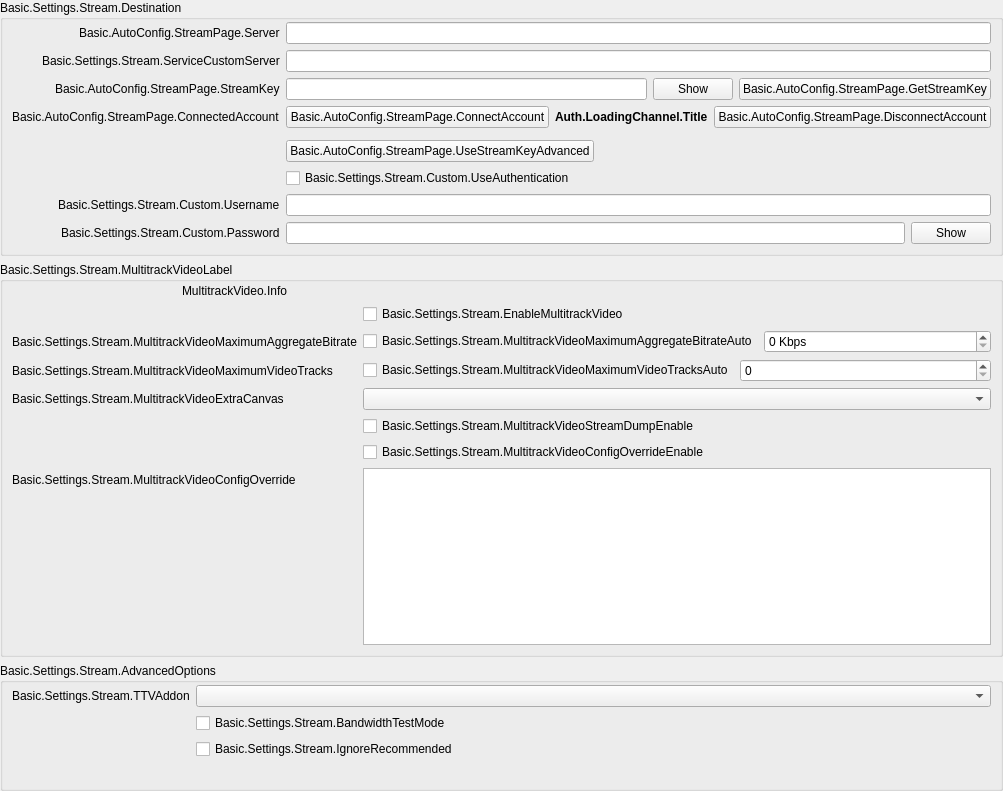
            <widget class="QWidget" name="streamKeyPage">
             <property name="geometry">
              <rect>
               <x>0</x>
               <y>0</y>
               <width>987</width>
               <height>791</height>
              </rect>
             </property>
             <layout class="QVBoxLayout" name="streamkeyPageLayout">
              <property name="leftMargin">
               <number>0</number>
              </property>
              <property name="topMargin">
               <number>0</number>
              </property>
              <property name="rightMargin">
               <number>0</number>
              </property>
              <property name="bottomMargin">
               <number>0</number>
              </property>
              <item>
               <widget class="QGroupBox" name="destinationGroupBox">
                <property name="title">
                 <string>Basic.Settings.Stream.Destination</string>
                </property>
                <layout class="QFormLayout" name="destinationLayout">
                 <property name="fieldGrowthPolicy">
                  <enum>QFormLayout::AllNonFixedFieldsGrow</enum>
                 </property>
                 <property name="labelAlignment">
                  <set>Qt::AlignRight|Qt::AlignTrailing|Qt::AlignVCenter</set>
                 </property>
                 <property name="leftMargin">
                  <number>9</number>
                 </property>
                 <property name="topMargin">
                  <number>2</number>
                 </property>
                 <property name="rightMargin">
                  <number>9</number>
                 </property>
                 <property name="bottomMargin">
                  <number>9</number>
                 </property>
                 <item row="0" column="0">
                  <widget class="QLabel" name="serverLabel">
                   <property name="text">
                    <string>Basic.AutoConfig.StreamPage.Server</string>
                   </property>
                  </widget>
                 </item>
                 <item row="0" column="1">
                  <widget class="QStackedWidget" name="serverStackedWidget">
                   <property name="sizePolicy">
                    <sizepolicy hsizetype="Preferred" vsizetype="Maximum">
                     <horstretch>0</horstretch>
                     <verstretch>0</verstretch>
                    </sizepolicy>
                   </property>
                   <property name="currentIndex">
                    <number>1</number>
                   </property>
                   <widget class="QWidget" name="servicePage">
                    <layout class="QHBoxLayout" name="horizontalLayout_21">
                     <property name="leftMargin">
                      <number>0</number>
                     </property>
                     <property name="topMargin">
                      <number>0</number>
                     </property>
                     <property name="rightMargin">
                      <number>0</number>
                     </property>
                     <property name="bottomMargin">
                      <number>0</number>
                     </property>
                     <item>
                      <widget class="QComboBox" name="server"/>
                     </item>
                    </layout>
                   </widget>
                   <widget class="QWidget" name="customPage">
                    <layout class="QHBoxLayout" name="horizontalLayout_22">
                     <property name="leftMargin">
                      <number>0</number>
                     </property>
                     <property name="topMargin">
                      <number>0</number>
                     </property>
                     <property name="rightMargin">
                      <number>0</number>
                     </property>
                     <property name="bottomMargin">
                      <number>0</number>
                     </property>
                     <item>
                      <widget class="QLineEdit" name="customServer"/>
                     </item>
                    </layout>
                   </widget>
                  </widget>
                 </item>
                 <item row="1" column="0">
                  <widget class="QLabel" name="serviceCustomServerLabel">
                   <property name="text">
                    <string>Basic.Settings.Stream.ServiceCustomServer</string>
                   </property>
                   <property name="buddy">
                    <cstring>serviceCustomServer</cstring>
                   </property>
                  </widget>
                 </item>
                 <item row="1" column="1">
                  <widget class="QLineEdit" name="serviceCustomServer"/>
                 </item>
                 <item row="2" column="0">
                  <widget class="QLabel" name="streamKeyLabel">
                   <property name="text">
                    <string>Basic.AutoConfig.StreamPage.StreamKey</string>
                   </property>
                   <property name="openExternalLinks">
                    <bool>true</bool>
                   </property>
                   <property name="buddy">
                    <cstring>key</cstring>
                   </property>
                  </widget>
                 </item>
                 <item row="2" column="1">
                  <widget class="QFrame" name="streamKeyWidget">
                   <layout class="QHBoxLayout" name="horizontalLayout_11">
                    <property name="leftMargin">
                     <number>0</number>
                    </property>
                    <property name="topMargin">
                     <number>0</number>
                    </property>
                    <property name="rightMargin">
                     <number>0</number>
                    </property>
                    <property name="bottomMargin">
                     <number>0</number>
                    </property>
                    <item>
                     <widget class="QLineEdit" name="key">
                      <property name="inputMask">
                       <string notr="true"/>
                      </property>
                      <property name="text">
                       <string notr="true"/>
                      </property>
                      <property name="echoMode">
                       <enum>QLineEdit::Password</enum>
                      </property>
                     </widget>
                    </item>
                    <item>
                     <widget class="QPushButton" name="show">
                      <property name="text">
                       <string>Show</string>
                      </property>
                     </widget>
                    </item>
                    <item>
                     <widget class="UrlPushButton" name="getStreamKeyButton">
                      <property name="toolTip">
                       <string/>
                      </property>
                      <property name="toolTipDuration">
                       <number>-4</number>
                      </property>
                      <property name="text">
                       <string>Basic.AutoConfig.StreamPage.GetStreamKey</string>
                      </property>
                     </widget>
                    </item>
                   </layout>
                  </widget>
                 </item>
                 <item row="3" column="0">
                  <widget class="QLabel" name="connectedAccountLabel">
                   <property name="text">
                    <string>Basic.AutoConfig.StreamPage.ConnectedAccount</string>
                   </property>
                  </widget>
                 </item>
                 <item row="3" column="1">
                  <layout class="QHBoxLayout" name="horizontalLayout_15">
                   <item>
                    <widget class="QPushButton" name="connectAccount2">
                     <property name="cursor">
                      <cursorShape>PointingHandCursor</cursorShape>
                     </property>
                     <property name="text">
                      <string>Basic.AutoConfig.StreamPage.ConnectAccount</string>
                     </property>
                    </widget>
                   </item>
                   <item>
                    <widget class="QLabel" name="connectedAccountText">
                     <property name="styleSheet">
                      <string notr="true">font-weight: bold</string>
                     </property>
                     <property name="text">
                      <string>Auth.LoadingChannel.Title</string>
                     </property>
                    </widget>
                   </item>
                   <item>
                    <widget class="QPushButton" name="disconnectAccount">
                     <property name="text">
                      <string>Basic.AutoConfig.StreamPage.DisconnectAccount</string>
                     </property>
                    </widget>
                   </item>
                   <item>
                    <spacer name="horizontalSpacer_19">
                     <property name="orientation">
                      <enum>Qt::Horizontal</enum>
                     </property>
                     <property name="sizeHint" stdset="0">
                      <size>
                       <width>40</width>
                       <height>20</height>
                      </size>
                     </property>
                    </spacer>
                   </item>
                  </layout>
                 </item>
                 <item row="4" column="0">
                  <spacer name="horizontalSpacer_18">
                   <property name="orientation">
                    <enum>Qt::Horizontal</enum>
                   </property>
                   <property name="sizeHint" stdset="0">
                    <size>
                     <width>170</width>
                     <height>0</height>
                    </size>
                   </property>
                  </spacer>
                 </item>
                 <item row="5" column="1">
                  <layout class="QHBoxLayout" name="horizontalLayout_28">
                   <item>
                    <widget class="QPushButton" name="useStreamKeyAdv">
                     <property name="text">
                      <string>Basic.AutoConfig.StreamPage.UseStreamKeyAdvanced</string>
                     </property>
                    </widget>
                   </item>
                   <item>
                    <spacer name="horizontalSpacer_28">
                     <property name="orientation">
                      <enum>Qt::Horizontal</enum>
                     </property>
                     <property name="sizeHint" stdset="0">
                      <size>
                       <width>40</width>
                       <height>0</height>
                      </size>
                     </property>
                    </spacer>
                   </item>
                  </layout>
                 </item>
                 <item row="6" column="1">
                  <widget class="QCheckBox" name="useAuth">
                   <property name="text">
                    <string>Basic.Settings.Stream.Custom.UseAuthentication</string>
                   </property>
                  </widget>
                 </item>
                 <item row="7" column="0">
                  <widget class="QLabel" name="authUsernameLabel">
                   <property name="text">
                    <string>Basic.Settings.Stream.Custom.Username</string>
                   </property>
                   <property name="buddy">
                    <cstring>authUsername</cstring>
                   </property>
                  </widget>
                 </item>
                 <item row="7" column="1">
                  <widget class="QLineEdit" name="authUsername"/>
                 </item>
                 <item row="8" column="0">
                  <widget class="QLabel" name="authPwLabel">
                   <property name="text">
                    <string>Basic.Settings.Stream.Custom.Password</string>
                   </property>
                   <property name="buddy">
                    <cstring>authPw</cstring>
                   </property>
                  </widget>
                 </item>
                 <item row="8" column="1">
                  <widget class="QFrame" name="authPwWidget">
                   <layout class="QHBoxLayout" name="horizontalLayout_25">
                    <property name="leftMargin">
                     <number>0</number>
                    </property>
                    <property name="topMargin">
                     <number>0</number>
                    </property>
                    <property name="rightMargin">
                     <number>0</number>
                    </property>
                    <property name="bottomMargin">
                     <number>0</number>
                    </property>
                    <item>
                     <widget class="QLineEdit" name="authPw">
                      <property name="echoMode">
                       <enum>QLineEdit::Password</enum>
                      </property>
                     </widget>
                    </item>
                    <item>
                     <widget class="QPushButton" name="authPwShow">
                      <property name="text">
                       <string>Show</string>
                      </property>
                     </widget>
                    </item>
                   </layout>
                  </widget>
                 </item>
                </layout>
               </widget>
              </item>
              <item>
               <widget class="QGroupBox" name="multitrackVideoGroupBox">
                <property name="title">
                 <string>Basic.Settings.Stream.MultitrackVideoLabel</string>
                </property>
                <layout class="QVBoxLayout" name="verticalLayout_34">
                 <property name="leftMargin">
                  <number>9</number>
                 </property>
                 <property name="topMargin">
                  <number>2</number>
                 </property>
                 <property name="rightMargin">
                  <number>9</number>
                 </property>
                 <property name="bottomMargin">
                  <number>9</number>
                 </property>
                 <item>
                  <layout class="QHBoxLayout" name="horizontalLayout_12">
                   <item>
                    <spacer name="horizontalSpacer_31">
                     <property name="orientation">
                      <enum>Qt::Horizontal</enum>
                     </property>
                     <property name="sizeType">
                      <enum>QSizePolicy::Fixed</enum>
                     </property>
                     <property name="sizeHint" stdset="0">
                      <size>
                       <width>170</width>
                       <height>10</height>
                      </size>
                     </property>
                    </spacer>
                   </item>
                   <item>
                    <widget class="QLabel" name="multitrackVideoInfo">
                     <property name="text">
                      <string>MultitrackVideo.Info</string>
                     </property>
                     <property name="textFormat">
                      <enum>Qt::RichText</enum>
                     </property>
                     <property name="wordWrap">
                      <bool>true</bool>
                     </property>
                     <property name="openExternalLinks">
                      <bool>true</bool>
                     </property>
                    </widget>
                   </item>
                  </layout>
                 </item>
                 <item>
                  <layout class="QFormLayout" name="formLayout_27">
                   <property name="fieldGrowthPolicy">
                    <enum>QFormLayout::AllNonFixedFieldsGrow</enum>
                   </property>
                   <item row="0" column="0">
                    <spacer name="horizontalSpacer_30">
                     <property name="orientation">
                      <enum>Qt::Horizontal</enum>
                     </property>
                     <property name="sizeType">
                      <enum>QSizePolicy::Fixed</enum>
                     </property>
                     <property name="sizeHint" stdset="0">
                      <size>
                       <width>170</width>
                       <height>10</height>
                      </size>
                     </property>
                    </spacer>
                   </item>
                   <item row="0" column="1">
                    <widget class="QCheckBox" name="enableMultitrackVideo">
                     <property name="text">
                      <string>Basic.Settings.Stream.EnableMultitrackVideo</string>
                     </property>
                    </widget>
                   </item>
                   <item row="1" column="0">
                    <widget class="QLabel" name="multitrackVideoMaximumAggregateBitrateLabel">
                     <property name="text">
                      <string>Basic.Settings.Stream.MultitrackVideoMaximumAggregateBitrate</string>
                     </property>
                    </widget>
                   </item>
                   <item row="1" column="1">
                    <layout class="QHBoxLayout" name="horizontalLayout_31" stretch="0,0">
                     <item>
                      <widget class="QCheckBox" name="multitrackVideoMaximumAggregateBitrateAuto">
                       <property name="text">
                        <string>Basic.Settings.Stream.MultitrackVideoMaximumAggregateBitrateAuto</string>
                       </property>
                      </widget>
                     </item>
                     <item>
                      <widget class="QSpinBox" name="multitrackVideoMaximumAggregateBitrate">
                       <property name="sizePolicy">
                        <sizepolicy hsizetype="MinimumExpanding" vsizetype="Fixed">
                         <horstretch>0</horstretch>
                         <verstretch>0</verstretch>
                        </sizepolicy>
                       </property>
                       <property name="suffix">
                        <string notr="true"> Kbps</string>
                       </property>
                       <property name="minimum">
                        <number>0</number>
                       </property>
                       <property name="maximum">
                        <number>1000000</number>
                       </property>
                       <property name="singleStep">
                        <number>50</number>
                       </property>
                       <property name="value">
                        <number>0</number>
                       </property>
                      </widget>
                     </item>
                    </layout>
                   </item>
                   <item row="2" column="0">
                    <widget class="QLabel" name="multitrackVideoMaximumVideoTracksLabel">
                     <property name="text">
                      <string>Basic.Settings.Stream.MultitrackVideoMaximumVideoTracks</string>
                     </property>
                    </widget>
                   </item>
                   <item row="2" column="1">
                    <layout class="QHBoxLayout" name="horizontalLayout_32" stretch="0,0">
                     <item>
                      <widget class="QCheckBox" name="multitrackVideoMaximumVideoTracksAuto">
                       <property name="sizePolicy">
                        <sizepolicy hsizetype="Minimum" vsizetype="Fixed">
                         <horstretch>0</horstretch>
                         <verstretch>0</verstretch>
                        </sizepolicy>
                       </property>
                       <property name="text">
                        <string>Basic.Settings.Stream.MultitrackVideoMaximumVideoTracksAuto</string>
                       </property>
                      </widget>
                     </item>
                     <item>
                      <widget class="QSpinBox" name="multitrackVideoMaximumVideoTracks">
                       <property name="sizePolicy">
                        <sizepolicy hsizetype="MinimumExpanding" vsizetype="Fixed">
                         <horstretch>0</horstretch>
                         <verstretch>0</verstretch>
                        </sizepolicy>
                       </property>
                       <property name="minimum">
                        <number>0</number>
                       </property>
                       <property name="maximum">
                        <number>100</number>
                       </property>
                       <property name="value">
                        <number>0</number>
                       </property>
                      </widget>
                     </item>
                    </layout>
                   </item>
                   <item row="3" column="1">
                    <widget class="QComboBox" name="multitrackVideoAdditionalCanvas">
                     <property name="placeholderText">
                      <string>None</string>
                     </property>
                    </widget>
                   </item>
                   <item row="4" column="0">
                    <spacer name="horizontalSpacer_32">
                     <property name="orientation">
                      <enum>Qt::Horizontal</enum>
                     </property>
                     <property name="sizeType">
                      <enum>QSizePolicy::Fixed</enum>
                     </property>
                     <property name="sizeHint" stdset="0">
                      <size>
                       <width>170</width>
                       <height>10</height>
                      </size>
                     </property>
                    </spacer>
                   </item>
                   <item row="4" column="1">
                    <widget class="QCheckBox" name="multitrackVideoStreamDumpEnable">
                     <property name="text">
                      <string>Basic.Settings.Stream.MultitrackVideoStreamDumpEnable</string>
                     </property>
                    </widget>
                   </item>
                   <item row="5" column="1">
                    <widget class="QCheckBox" name="multitrackVideoConfigOverrideEnable">
                     <property name="text">
                      <string>Basic.Settings.Stream.MultitrackVideoConfigOverrideEnable</string>
                     </property>
                    </widget>
                   </item>
                   <item row="6" column="0">
                    <widget class="QLabel" name="multitrackVideoConfigOverrideLabel">
                     <property name="text">
                      <string>Basic.Settings.Stream.MultitrackVideoConfigOverride</string>
                     </property>
                    </widget>
                   </item>
                   <item row="6" column="1">
                    <widget class="QPlainTextEdit" name="multitrackVideoConfigOverride">
                     <property name="sizePolicy">
                      <sizepolicy hsizetype="Expanding" vsizetype="Expanding">
                       <horstretch>0</horstretch>
                       <verstretch>0</verstretch>
                      </sizepolicy>
                     </property>
                    </widget>
                   </item>
                   <item row="3" column="0">
                    <widget class="QLabel" name="multitrackVideoAdditionalCanvasLabel">
                     <property name="text">
                      <string>Basic.Settings.Stream.MultitrackVideoExtraCanvas</string>
                     </property>
                    </widget>
                   </item>
                  </layout>
                 </item>
                </layout>
               </widget>
              </item>
              <item>
               <widget class="QGroupBox" name="serviceAdvancedOptionsGroupBox">
                <property name="title">
                 <string>Basic.Settings.Stream.AdvancedOptions</string>
                </property>
                <layout class="QFormLayout" name="serviceAdvancedOptionsLayout">
                 <property name="fieldGrowthPolicy">
                  <enum>QFormLayout::AllNonFixedFieldsGrow</enum>
                 </property>
                 <property name="labelAlignment">
                  <set>Qt::AlignRight|Qt::AlignTrailing|Qt::AlignVCenter</set>
                 </property>
                 <property name="leftMargin">
                  <number>9</number>
                 </property>
                 <property name="topMargin">
                  <number>2</number>
                 </property>
                 <property name="rightMargin">
                  <number>9</number>
                 </property>
                 <property name="bottomMargin">
                  <number>9</number>
                 </property>
                 <item row="0" column="0">
                  <widget class="QLabel" name="twitchAddonLabel">
                   <property name="text">
                    <string>Basic.Settings.Stream.TTVAddon</string>
                   </property>
                   <property name="buddy">
                    <cstring>twitchAddonDropdown</cstring>
                   </property>
                  </widget>
                 </item>
                 <item row="0" column="1">
                  <widget class="QComboBox" name="twitchAddonDropdown"/>
                 </item>
                 <item row="1" column="0">
                  <spacer name="horizontalSpacer_18_1">
                   <property name="orientation">
                    <enum>Qt::Horizontal</enum>
                   </property>
                   <property name="sizeHint" stdset="0">
                    <size>
                     <width>170</width>
                     <height>0</height>
                    </size>
                   </property>
                  </spacer>
                 </item>
                 <item row="1" column="1">
                  <widget class="QCheckBox" name="bandwidthTestEnable">
                   <property name="text">
                    <string>Basic.Settings.Stream.BandwidthTestMode</string>
                   </property>
                  </widget>
                 </item>
                 <item row="2" column="1">
                  <widget class="QCheckBox" name="ignoreRecommended">
                   <property name="text">
                    <string>Basic.Settings.Stream.IgnoreRecommended</string>
                   </property>
                  </widget>
                 </item>
                 <item row="3" column="1">
                  <widget class="QLabel" name="enforceSettingsLabel">
                   <property name="text">
                    <string notr="true"/>
                   </property>
                   <property name="textFormat">
                    <enum>Qt::RichText</enum>
                   </property>
                   <property name="openExternalLinks">
                    <bool>true</bool>
                   </property>
                  </widget>
                 </item>
                </layout>
               </widget>
              </item>
              <item>
               <spacer name="verticalSpacer_12">
                <property name="orientation">
                 <enum>Qt::Vertical</enum>
                </property>
                <property name="sizeHint" stdset="0">
                 <size>
                  <width>20</width>
                  <height>0</height>
                 </size>
                </property>
               </spacer>
              </item>
             </layout>
            </widget>
